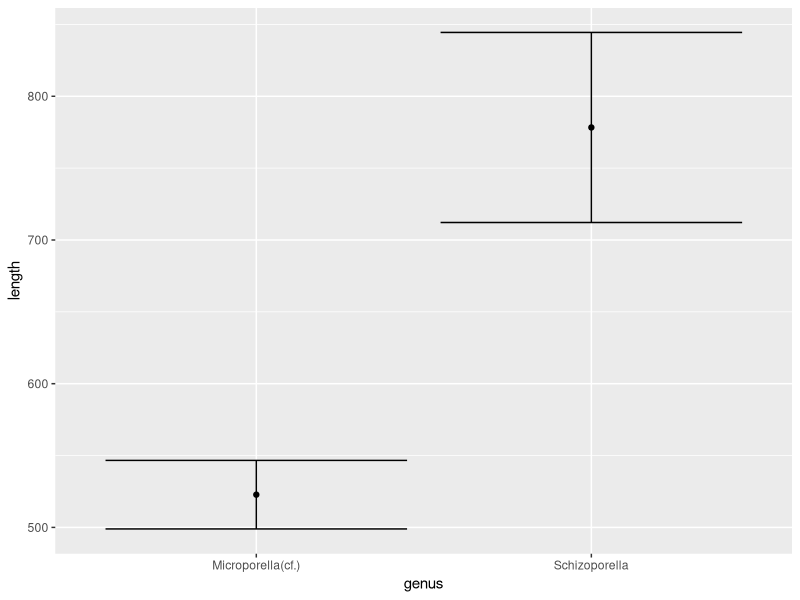

The R script that drew this image:
# Background: http://www.sthda.com/english/wiki/unpaired-two-samples-t-test-in-r
# See also: http://www.sthda.com/english/wiki/normality-test-in-r

#install.packages("ggplot2")
#install.packages("Hmisc")
library(ggplot2)
library(Hmisc) # required to plot the SD

# read the data
dat <- read.csv("zooid_size.csv", header = TRUE)

unique(dat$genus) # shows unique genus
table(dat$genus) # shows the frequency

# subset data by species
name1 <- "Microporella(cf.)"
name2 <- "Schizoporella"

g1.df <- dat[which(dat$genus == name1),]
g2.df <- dat[which(dat$genus == name2),]

df <- data.frame(rbind(g1.df, g2.df))

mean(df[which(df$genus == name1),]$length)
mean(df[which(df$genus == name2),]$length)

########### visualise the data

p<-ggplot(df, aes(x = genus, y = length)) +  
  stat_summary(geom = "point", fun = mean) +
  stat_summary(geom = "errorbar", fun.data = mean_se) # mean_sdl: requires the Hmisc 

p

########### t-test

t.test(length~genus, data = df, alternative = "two.sided", var.equal = FALSE)

###########

# you could also subset data by time
time1 <- dat[which(dat$Time == "Campanian.PDT"),]
time2 <- dat[which(dat$Time == "Miocene.PDT"),]
